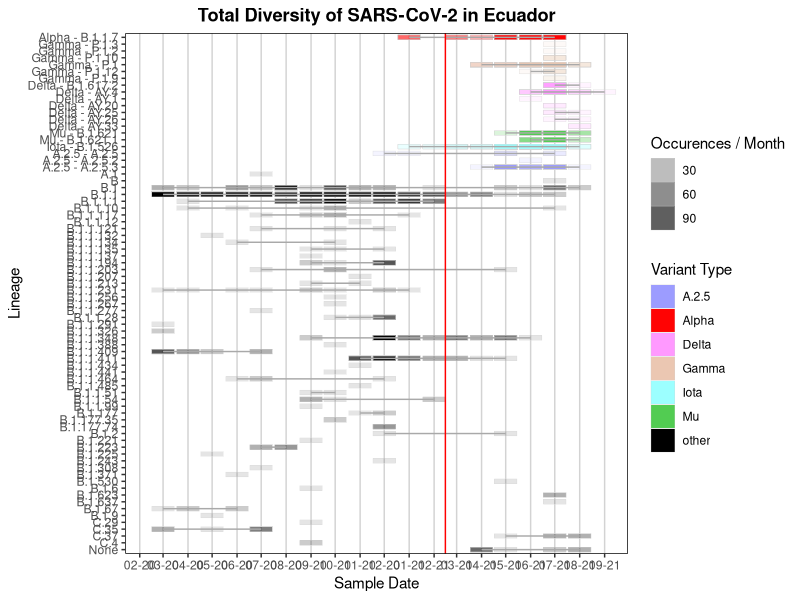

Write the R code that produced this figure.
################################################################################
#                                                                              #
# Purpose:       Code to reproduce Figure S18. Detail of SARS-CoV-2 lineages   #
#                in Ecuador.                                                   #
#                                                                              #
# Author:        Ben Wulf/Andres Moreira-Soto                                  #
# Contact:       andres.moreira-soto@charite.de                                #
# Client:                                                                      #
#                                                                              #
# Code created:  2022-01-06                                                    #
# Last updated:  2022-01-06                                                    #
# Source:                                                                      #
#                                                                              #
# Comment:                                                                     #
#                                                                              #
################################################################################

########################### Load required libraries ############################

{
library(tidyverse)
library(dplyr)
library(ggplot2)
library(readxl)
library(sf)
library(raster)
library(viridis)
library(scales)  
library (epitools)
library(ggrepel)
library(ggridges)
library(egg)
library(dplyr)
}


################### set working directory and load the data ####################

dataecu <- read.csv("nextcladeProofedSamplenamesWithDates.csv",sep=",")
dataecu$Lineage <- vapply(dataecu$name,function(x){strsplit(x,"/")[[1]][2]},"")
dataecu$date <- as.Date(dataecu$date,format = "%Y-%m-%d")


###################################################
#                                                 #
#          Heatmap & Frequency Plot               #
#                                                 #
###################################################

voi <- c("B.1.526","B.1.621","C.37","B.1.621.1")
voc <- c("B.1.1.7","P.1.3","P.1.2","P.1.10","P.1","P.1.12","P.1.9","B.1.617.2","AY.6","AY.4","AY.1","AY.20","AY.25","AY.12")

lineageColors <- c("#EBC7B2","#9C9CFF","#9CFFFF","#52CC52","#FF0303","#FF99FF","#000000")
names(lineageColors) <- c("Gamma","A.2.5","Iota","Mu","Alpha","Delta","other")

aliasList <- list(
  "Alpha"=c ("B.1.1.7"),
  "Gamma"=c("P.1.3","P.1.2","P.1.10","P.1","P.1.12","P.1.9"),
  "Delta"=c("B.1.617.2","AY.6","AY.4","AY.1","AY.20","AY.25","AY.12","AY.26","AY.33"),
  "Kappa"=c("B.1.617.1"),
  "Mu"=c("B.1.621","B.1.621.1"),
  "Iota"=c("B.1.526"),
  "A.2.5"=c("A.2.5","A.2.5.2","A.2.5.3","A.2.5.5")
)

labledLineages <- paste(gsub('\\.\\.','.2.5',gsub('[[:digit:]]+', '', names(unlist(aliasList)))),"-",unlist(aliasList)) 

qq <- dataecu %>% group_by(month= lubridate::floor_date(date, "month"),Lineage)%>% summarise(date,Lineage,"Occurences / Month"=n()) 
qq$VariantType <- "other"
qq$VariantType[qq$Lineage %in% unlist(aliasList["Alpha"])] <- "Alpha"
qq$VariantType[qq$Lineage %in% unlist(aliasList["Gamma"])] <- "Gamma"
qq$VariantType[qq$Lineage %in% unlist(aliasList["Delta"])] <- "Delta"
qq$VariantType[qq$Lineage %in% unlist(aliasList["Kappa"])] <- "Kappa"
qq$VariantType[qq$Lineage %in% unlist(aliasList["Mu"])] <- "Mu"
qq$VariantType[qq$Lineage %in% unlist(aliasList["A.2.5"])] <- "A.2.5"
qq$VariantType[qq$Lineage %in% unlist(aliasList["Iota"])] <- "Iota"


qq$VariantClass <- "other"
qq$VariantClass[qq$Lineage %in% voi] <- "WHO VOI"
qq$VariantClass[qq$Lineage %in% voc] <- "WHO VOC"
qq$VariantClass <- factor (qq$VariantClass, levels=c("WHO VOC","WHO VOI","other"))




qq$Lineage2 <- qq$Lineage

qq$Lineage2[qq$VariantType!="other"] <-  paste(qq$VariantType[qq$VariantType!="other"] ,"-", qq$Lineage[qq$VariantType!="other"])

# Sort Levels
qq$Lineage2 <- factor(qq$Lineage2 ,levels=rev(unique(c(labledLineages,sort(qq$Lineage2)))))


endOfObservation <- lubridate::floor_date(max(dataecu[!grepl("EPIISL",dataecu$name),]$date),"month") + 14


minmaxLines <- qq %>% group_by(Lineage2) %>% summarise(Lineage2 , minDate=min(month),maxDate=max(month)) %>% distinct()%>% pivot_longer(names_to="mima",cols= c("minDate","maxDate"))
testLines = data.frame(
  Lineage=c(qq$Lineage[1],qq$Lineage[1]),
  date =c(min(qq$month),max(qq$month)))


heatmapP <- ggplot()+
  geom_tile(data=qq, aes(x = month, y=Lineage2,alpha=`Occurences / Month`, fill= VariantType),color="lightgrey",height=.7)+
  xlab("Sample Date")+ 
  ylab("Lineage")+
  guides(color = 'legend')+
  scale_size_area()+
  scale_x_date(date_breaks = "1 month", expand=c(0,0),date_labels = "%m-%y",limits=as.Date(c('2020-01-14','2021-09-30')))+
  theme(panel.grid.major.x = element_line(
                                        linetype = "solid", 
                                        size = 0.5, color="lightgrey"),
        plot.title = element_text(hjust = 0.5,face="bold"),
        panel.background = element_rect(fill = NA),  
        panel.border = element_rect(fill = NA))+
  scale_fill_manual(values=lineageColors)+
  ggtitle("Total Diversity of SARS-CoV-2 in Ecuador")+
  labs( linetype = "Line Type", fill= "Variant Type")+
  geom_line(data=minmaxLines,aes(x=value,y=Lineage2),color="darkgrey") +
  geom_vline(xintercept=endOfObservation,color="red")

print(heatmapP)
